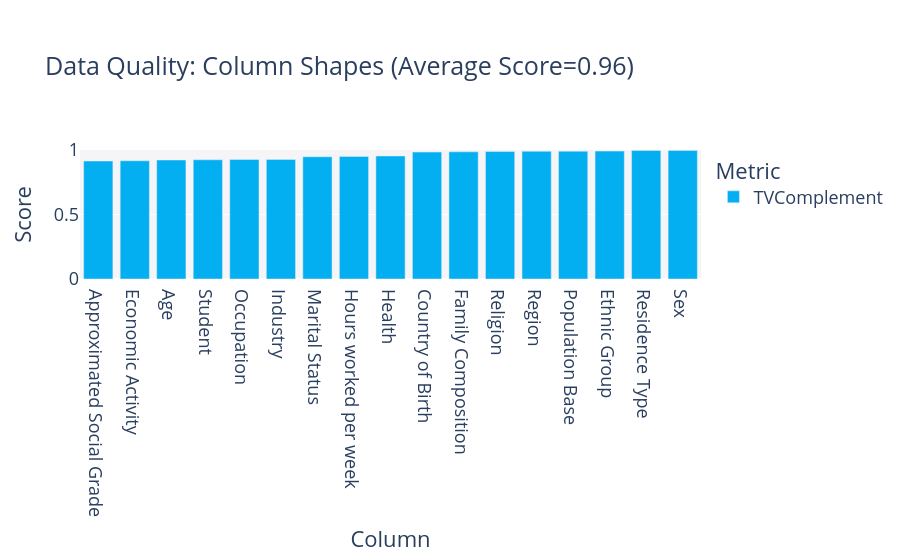

Notebook code for this chart:
### Markdown cell above
## Statistical similarity evaluation

### Code cell
metadata = convert_metadata_to_sdm_format(full_ds.description.schema)
quality_report = QualityReport()
quality_report.generate(train_ds.data, synth_data.data, metadata)
fig = quality_report.get_visualization(property_name='Column Shapes')
fig.show()

results_exp['Column Pair Trends'] = quality_report.get_details('Column Pair Trends').mean()['Score']
results_exp['Column Shapes'] = quality_report.get_details('Column Shapes').mean()['Score']

### Figure 1 — Plotly figure (JSON) as saved in the notebook; plotly's stock layout.template omitted (floating-point values rounded to 4 significant figures)
{"data": [{"alignmentgroup": "True", "customdata": [["TVComplement"], ["TVComplement"], ["TVComplement"], ["TVComplement"], ["TVComplement"], ["TVComplement"], ["TVComplement"], ["TVComplement"], ["TVComplement"], ["TVComplement"], ["TVComplement"], ["TVComplement"], ["TVComplement"], ["TVComplement"], ["TVComplement"], ["TVComplement"], ["TVComplement"]], "hovertemplate": "<b>%{hovertext}</b><br><br>Metric=%{customdata[0]}<br>Score=%{y}<extra></extra>", "hovertext": ["Region", "Residence Type", "Family Composition", "Population Base", "Sex", "Age", "Marital Status", "Student", "Country of Birth", "Health", "Ethnic Group", "Religion", "Economic Activity", "Occupation", "Industry", "Hours worked per week", "Approximated Social Grade"], "legendgroup": "TVComplement", "marker": {"color": "#03AFF1", "pattern": {"shape": ""}}, "name": "TVComplement", "offsetgroup": "TVComplement", "orientation": "v", "showlegend": true, "textposition": "auto", "type": "bar", "x": ["Region", "Residence Type", "Family Composition", "Population Base", "Sex", "Age", "Marital Status", "Student", "Country of Birth", "Health", "Ethnic Group", "Religion", "Economic Activity", "Occupation", "Industry", "Hours worked per week", "Approximated Social Grade"], "xaxis": "x", "y": [0.99, 0.9961, 0.9858, 0.9907, 0.9965, 0.9224, 0.9479, 0.9241, 0.9838, 0.9535, 0.9913, 0.988, 0.9167, 0.9265, 0.9271, 0.9499, 0.9145], "yaxis": "y"}], "layout": {"barmode": "relative", "font": {"size": 18}, "legend": {"title": {"text": "Metric"}, "tracegroupgap": 0}, "margin": {"t": 150}, "plot_bgcolor": "#F5F5F8", "title": {"text": "Data Quality: Column Shapes (Average Score=0.96)"}, "xaxis": {"anchor": "y", "categoryorder": "total ascending", "domain": [0, 1], "title": {"text": "Column"}}, "yaxis": {"anchor": "x", "domain": [0, 1], "range": [0, 1], "title": {"text": "Score"}}}}
